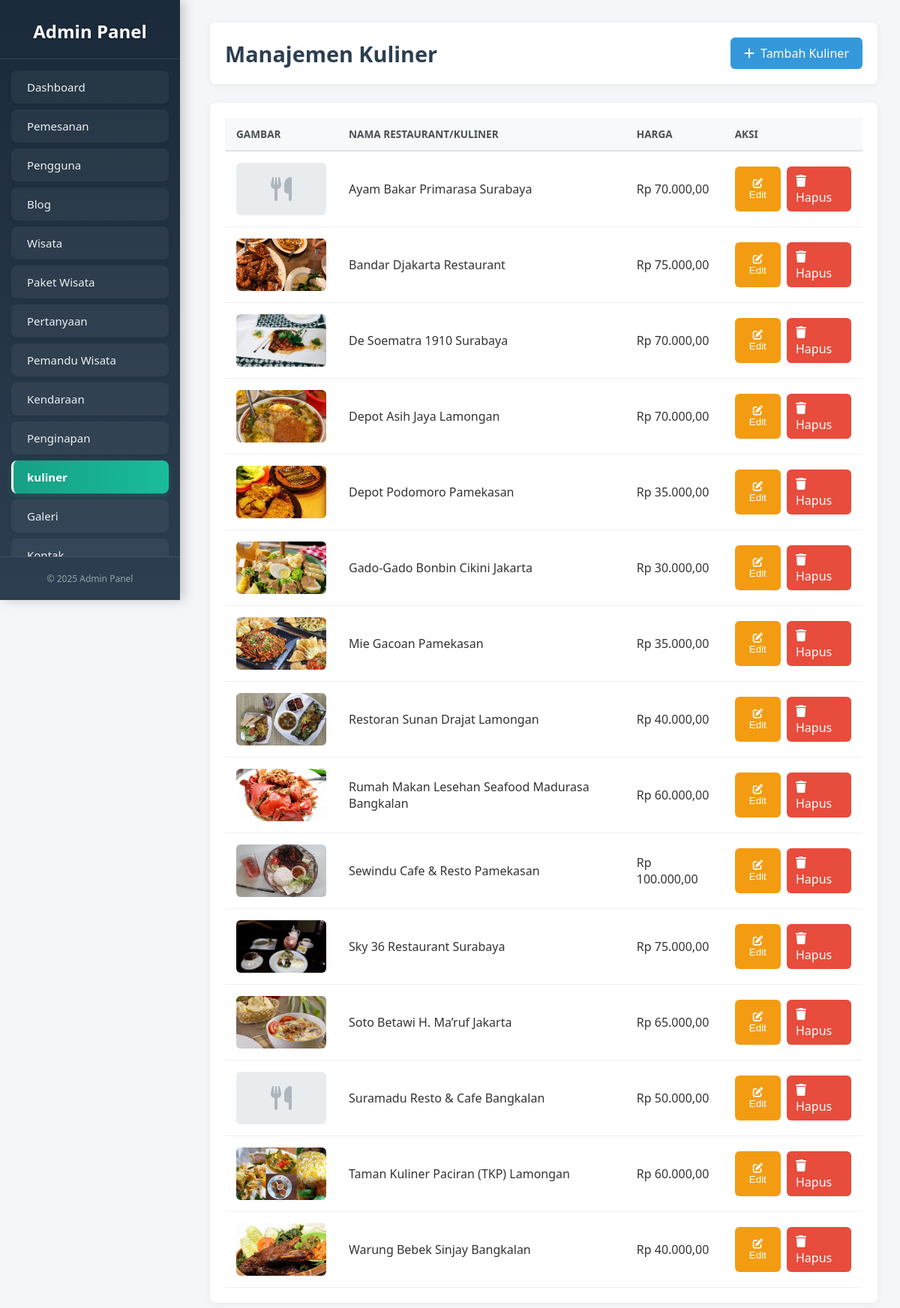
Screenshot of /newadmin/kuliner.php with the database file from the repository.
### tables this page shows
CREATE TABLE `akomodasi_kuliner` (
  `id_akomodasi_kuliner` int NOT NULL,
  `nama_restaurant` text,
  `gambar_url` varchar(255) DEFAULT NULL,
  `harga` decimal(12,2) NOT NULL DEFAULT '0.00'
);

### newadmin/kuliner.php (the view, shortened to what this page needs)
<?php
require_once '../backend/koneksi.php';
$kuliner_list = [];
$sql = "SELECT id_akomodasi_kuliner, nama_restaurant, gambar_url, harga FROM akomodasi_kuliner ORDER BY nama_restaurant ASC";
$result = $conn->query($sql);
while ($row = $result->fetch_assoc()) {
    $kuliner_list[] = $row;
}
?>
<!DOCTYPE html>
<html lang="id">
<head>
    <link href="https://cdnjs.cloudflare.com/ajax/libs/font-awesome/6.4.0/css/all.min.css" rel="stylesheet">
</head>
<body>
    <?php include '../komponen/sidebar_admin.php'; ?>
    <main class="main-content">
        <header class="dashboard-header">
            <h1>Manajemen Kuliner</h1>
            <a href="../backend/tambah_kuliner.php" class="btn-add"><i class="fas fa-plus"></i> Tambah Kuliner</a>
        </header>
        <div class="table-container">
            <table>
                <thead>
                    <tr>
                        <th>Gambar</th>
                        <th>Nama Restaurant/Kuliner</th>
                        <th>Harga</th> <th>Aksi</th>
                    </tr>
                </thead>
                <tbody>
                    <?php if (!empty($kuliner_list)): ?>
                        <?php foreach($kuliner_list as $item): ?>
                        <tr>
                            <td>
                                <div class="thumbnail">
                                    <?php if (!empty($item['gambar_url']) && file_exists('../' . $item['gambar_url'])): ?>
                                        <img src="../<?php echo htmlspecialchars($item['gambar_url']); ?>" alt="<?php echo htmlspecialchars($item['nama_restaurant']); ?>">
                                    <?php else: ?>
                                        <i class="fas fa-utensils fa-2x"></i>
                                    <?php endif; ?>
                                </div>
                            </td>
                            <td><?php echo htmlspecialchars($item['nama_restaurant']); ?></td>
                            <td>Rp <?php echo number_format($item['harga'], 2, ',', '.'); ?></td> <td>
                                <div class="action-buttons">
                                    <button class="btn btn-edit" onclick="openEditModal(<?php echo $item['id_akomodasi_kuliner']; ?>)" title="Edit"><i class="fas fa-edit"></i> Edit</button>
                                    <a href="../backend/hapus_kuliner.php?id=<?php echo $item['id_akomodasi_kuliner']; ?>" class="btn btn-delete" title="Hapus" onclick="return confirm('Apakah Anda yakin?');"><i class="fas fa-trash"></i> Hapus</a>
                                </div>
                            </td>
                        </tr>
                        <?php endforeach; ?>
                    <?php else: ?>
                        <tr><td colspan="4" style="text-align: center; padding: 20px;">Tidak ada data kuliner.</td></tr>
                    <?php endif; ?>
                </tbody>
            </table>
        </div>
    </main>
</body>
</html>

### Komponen/sidebar_admin.php (shortened to what this page needs)
<?php
$current_page = basename($_SERVER['PHP_SELF']);
?>
<div class="sidebar">
  <div class="sidebar-header">
    <h2>Admin Panel</h2>
  </div>
  <div class="sidebar-content">
    <nav>
      <ul>
        <li><a href="../newadmin/dashboard.php" class="<?= ($current_page == 'dashboard.php') ? 'active' : '' ?>">Dashboard</a></li>
        <li><a href="../newadmin/pemesanan.php" class="<?= ($current_page == 'pemesanan.php') || ($current_page == 'order_detail.php')  || ($current_page == 'order_edit.php') ? 'active' : '' ?>">Pemesanan</a></li>
        <li><a href="../newadmin/pengguna.php" class="<?= ($current_page == 'pengguna.php') ? 'active' : '' ?>">Pengguna</a></li>
        <li><a href="../newadmin/blog.php" class="<?= ($current_page == 'blog.php') || ($current_page == 'tambah_blog.php') || ($current_page == 'edit_blog.php') ? 'active' : '' ?>">Blog</a></li>
        <li><a href="../newadmin/wisata.php" class="<?= ($current_page == 'wisata.php') || ($current_page == 'tambah_wisata.php') || ($current_page == 'edit_wisata.php') ? 'active' : '' ?>">Wisata</a></li>
        <li><a href="../newadmin/paket_wisata.php" class="<?= ($current_page == 'paket_wisata.php') || ($current_page == 'tambah_paket.php') || ($current_page == 'edit_paket.php')  ? 'active' : '' ?>">Paket Wisata</a></li>
        <li><a href="../newadmin/pertanyaan.php" class="<?= ($current_page == 'pertanyaan.php') ? 'active' : '' ?>">Pertanyaan</a></li>
        <li><a href="../newadmin/pemandu_wisata.php" class="<?= ($current_page == 'pemandu_wisata.php') ? 'active' : '' ?>">Pemandu Wisata</a></li>
        <li><a href="../newadmin/kendaraan.php" class="<?= ($current_page == 'kendaraan.php') || ($current_page == 'edit_kendaraan.php') || ($current_page == 'tambah_kendaraan.php') ? 'active' : '' ?>">Kendaraan</a></li>
        <li><a href="../newadmin/penginapan.php" class="<?= ($current_page == 'penginapan.php') || ($current_page == 'tambah_penginapan.php') || ($current_page == 'edit_penginapan.php') ? 'active' : '' ?>">Penginapan</a></li>
        <li><a href="../newadmin/kuliner.php" class="<?= ($current_page == 'kuliner.php') || ($current_page == 'kuliner.php') ? 'active' : '' ?>">kuliner</a></li>
        <li><a href="../newadmin/galeri.php" class="<?= ($current_page == 'galeri.php') ? 'active' : '' ?>">Galeri</a></li>
        <li><a href="../newadmin/kontak_admin.php" class="<?= ($current_page == 'kontak_admin.php') ? 'active' : '' ?>">Kontak</a></li>
      </ul>
    </nav>
  </div>
  <div class="sidebar-footer">
    <footer>&copy; <?= date('Y') ?> Admin Panel</footer>
  </div>
</div>

### newadmin/kuliner.php (style rules this page uses)
body { font-family: 'Segoe UI', sans-serif; background-color: #f4f6f9; color: #333; margin: 0; }
.main-content { margin-left: 250px; padding: 30px; }
.dashboard-header { background: #ffffff; border-radius: 8px; padding: 20px; margin-bottom: 25px; box-shadow: 0 2px 10px rgba(0,0,0,0.05); display: flex; justify-content: space-between; align-items: center; }
.dashboard-header h1 { color: #2c3e50; font-size: 1.8rem; font-weight: 600; margin: 0; }
.btn-add { background-color: #3498db; color: white; border: none; padding: 10px 18px; border-radius: 6px; cursor: pointer; text-decoration: none; display: flex; align-items: center; gap: 8px; }
.table-container { background: #ffffff; border-radius: 8px; padding: 20px; box-shadow: 0 2px 10px rgba(0,0,0,0.05); overflow: hidden; }
table { width: 100%; border-collapse: collapse; }
th { background-color: #f8f9fa; padding: 12px 15px; text-align: left; font-weight: 600; color: #495057; font-size: 0.85rem; text-transform: uppercase; border-bottom: 2px solid #dee2e6; }
td { padding: 15px; border-bottom: 1px solid #ecf0f1; vertical-align: middle; }
.thumbnail { width: 120px; height: 70px; border-radius: 6px; background-color: #e9ecef; display: flex; align-items: center; justify-content: center; color: #adb5bd; overflow: hidden; flex-shrink: 0; }
.thumbnail img { width: 100%; height: 100%; object-fit: cover; }
.action-buttons { display: flex; gap: 8px; }
.btn { padding: 8px 12px; border: none; border-radius: 6px; cursor: pointer; text-decoration: none; color: white; }
.btn-edit { background-color: #f39c12; }
.btn-delete { background-color: #e74c3c; }

### Komponen/sidebar_admin.php (style rules this page uses)
.sidebar { width: 240px; height: 100vh; background: linear-gradient(180deg, #1a2a3a, #2c3e50); color: #ecf0f1; padding: 0; box-sizing: border-box; position: fixed; top: 0; left: 0; font-family: 'Segoe UI', Tahoma, Geneva, Verdana, sans-serif; display: flex; flex-direction: column; box-shadow: 5px 0 15px rgba(0, 0, 0, 0.2); z-index: 1000; }
.sidebar-header { padding: 25px 15px 20px; border-bottom: 1px solid rgba(255, 255, 255, 0.1); flex-shrink: 0; }
.sidebar h2 { margin: 0; font-size: 24px; font-weight: 700; text-align: center; color: #fff; text-shadow: 0 1px 3px rgba(0,0,0,0.3); }
.sidebar-content { flex: 1; overflow-y: auto; overflow-x: hidden; padding: 15px; }
.sidebar nav ul { list-style: none; padding: 0; margin: 0; }
.sidebar nav ul li { margin-bottom: 8px; }
.sidebar nav ul li a { color: #ecf0f1; text-decoration: none; font-size: 15px; display: block; padding: 12px 18px; border-radius: 8px; transition: all 0.35s ease; background: rgba(255, 255, 255, 0.05); border-left: 3px solid transparent; box-shadow: 0 2px 5px rgba(0,0,0,0.05); white-space: nowrap; }
.sidebar nav ul li a.active { background: linear-gradient(90deg, #16a085 0%, #1abc9c 100%); color: #fff; font-weight: 600; border-left: 3px solid #fff; box-shadow: 0 4px 8px rgba(22, 160, 133, 0.3); }
.sidebar-footer { padding: 20px 15px; border-top: 1px solid rgba(255, 255, 255, 0.1); flex-shrink: 0; }
.sidebar footer { font-size: 12px; color: #95a5a6; text-align: center; margin: 0; }

### rows the page displays
akomodasi_kuliner: nama_restaurant "Ayam Bakar Primarasa Surabaya", harga "70.000,00"
akomodasi_kuliner: gambar_url (picture), nama_restaurant "Bandar Djakarta Restaurant", harga "75.000,00"
akomodasi_kuliner: gambar_url (picture), nama_restaurant "De Soematra 1910 Surabaya", harga "70.000,00"
akomodasi_kuliner: gambar_url (picture), nama_restaurant "Depot Asih Jaya Lamongan", harga "70.000,00"
akomodasi_kuliner: gambar_url (picture), nama_restaurant "Depot Podomoro Pamekasan", harga "35.000,00"
akomodasi_kuliner: gambar_url (picture), nama_restaurant "Gado-Gado Bonbin Cikini Jakarta", harga "30.000,00"
akomodasi_kuliner: gambar_url (picture), nama_restaurant "Mie Gacoan Pamekasan", harga "35.000,00"
akomodasi_kuliner: gambar_url (picture), nama_restaurant "Restoran Sunan Drajat Lamongan", harga "40.000,00"
akomodasi_kuliner: gambar_url (picture), nama_restaurant "Rumah Makan Lesehan Seafood Madurasa Bangkalan", harga "60.000,00"
akomodasi_kuliner: gambar_url (picture), nama_restaurant "Sewindu Cafe & Resto Pamekasan", harga "100.000,00"
akomodasi_kuliner: gambar_url (picture), nama_restaurant "Sky 36 Restaurant Surabaya", harga "75.000,00"
akomodasi_kuliner: gambar_url (picture), nama_restaurant "Soto Betawi H. Ma’ruf Jakarta", harga "65.000,00"
akomodasi_kuliner: nama_restaurant "Suramadu Resto & Cafe Bangkalan", harga "50.000,00"
akomodasi_kuliner: gambar_url (picture), nama_restaurant "Taman Kuliner Paciran (TKP) Lamongan", harga "60.000,00"
akomodasi_kuliner: gambar_url (picture), nama_restaurant "Warung Bebek Sinjay Bangkalan", harga "40.000,00"
